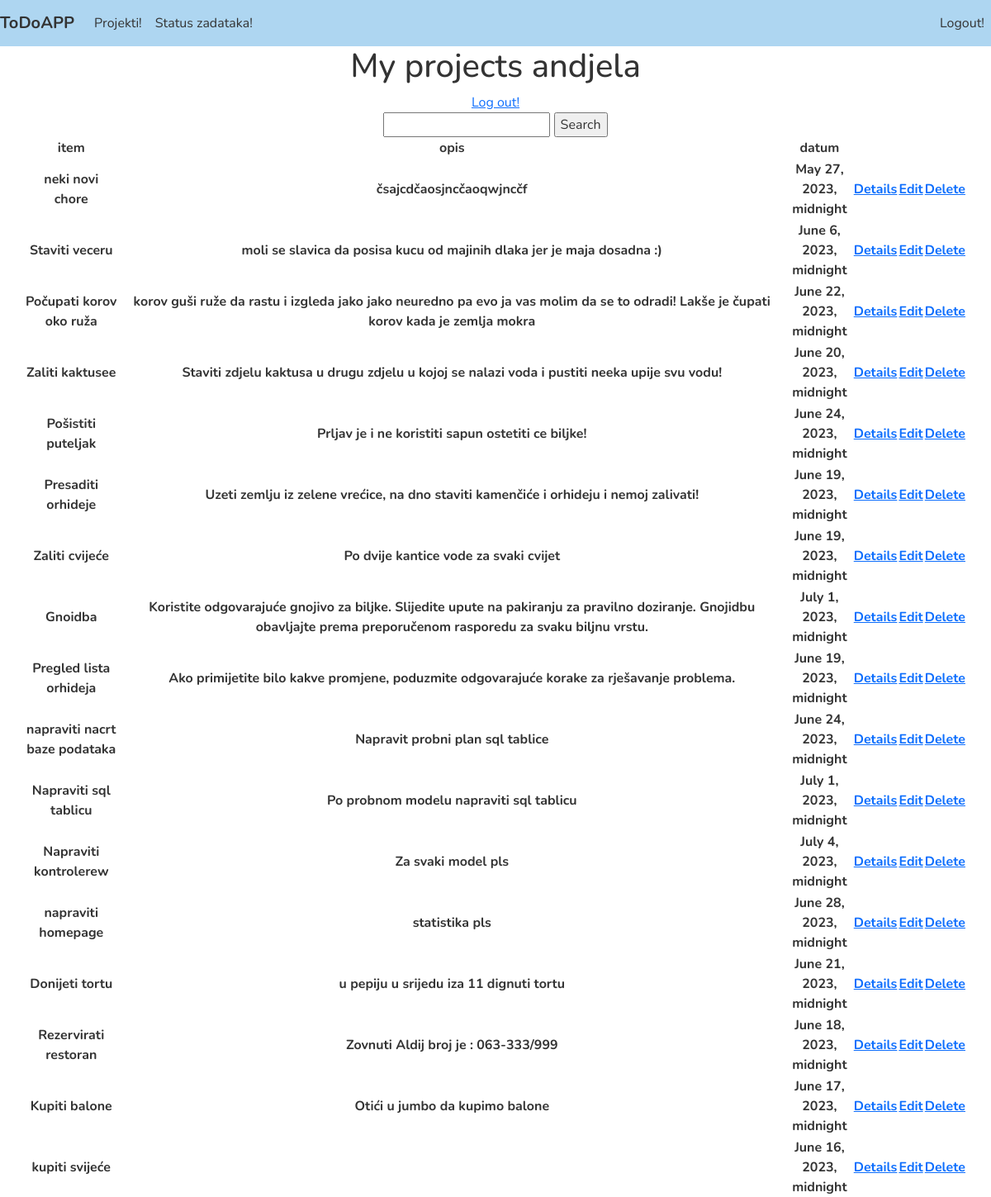
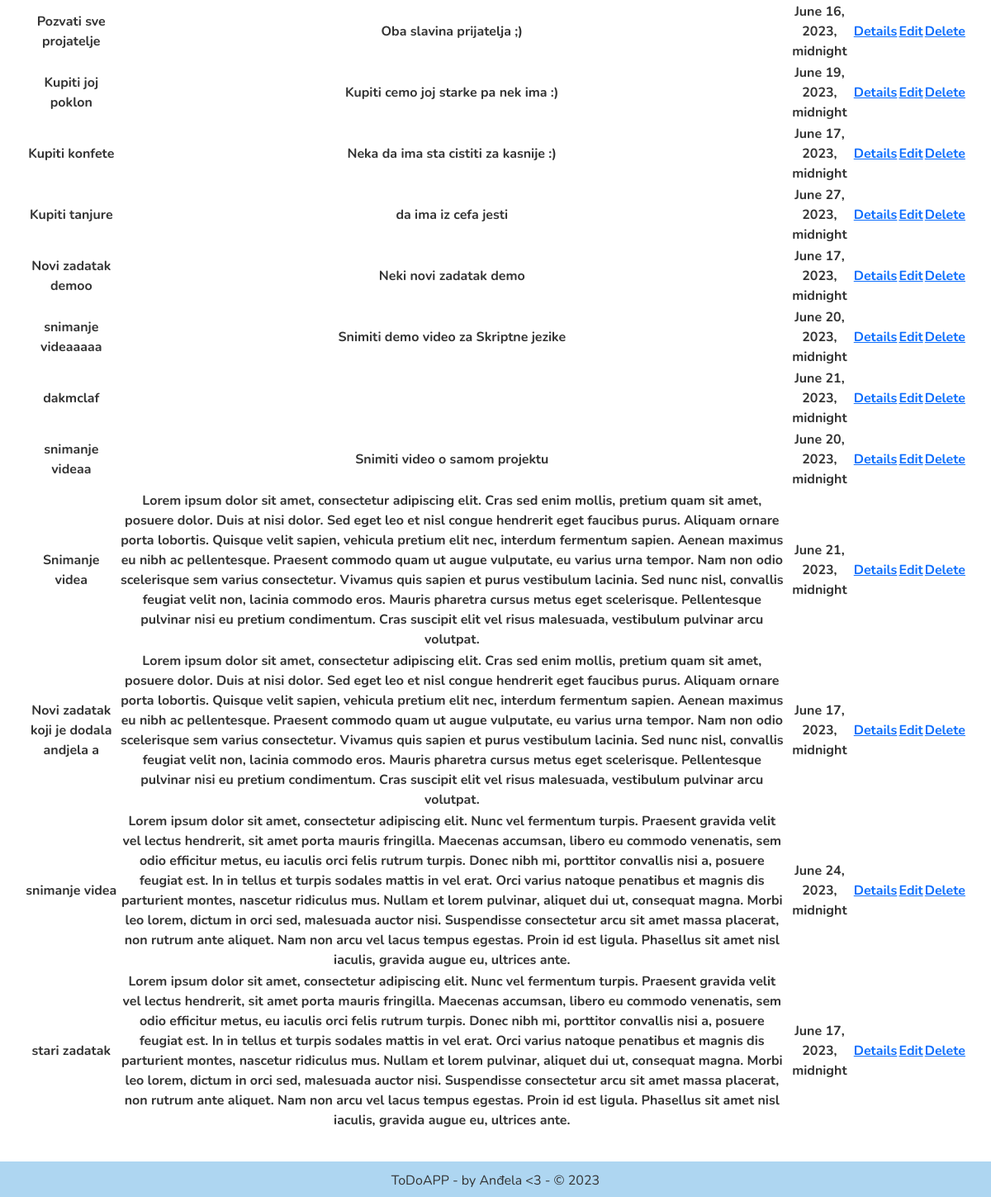
/chores (signed in), run on the app's committed database (2 pictures, top to bottom).
### projects/models.py (models this page shows)
class Chore(models.Model):
    name = models.CharField(max_length=500)
    creator = models.ForeignKey(User, on_delete=models.SET_NULL, null=True, blank=True, related_name="chores")
    description = models.TextField(null=True, blank=True)
    created = models.DateTimeField(auto_now_add=True)
    deadline = models.DateTimeField()
    project = models.ForeignKey(Project, on_delete=models.CASCADE, null=True, blank=True, related_name="chores")
    chore_status = models.ForeignKey(ChoreStatus, on_delete=models.CASCADE, null=True, blank=True,
                                     related_name="chores")

### projects/views.py (the view)
# urls.py: path('chores', ChoreList.as_view(), name='chores'),
class ChoreList(LoginRequiredMixin, ListView):
    model = Chore
    context_object_name = 'chores'
    template_name = 'chores/chores.html'
    def get_context_data(self, **kwargs):
        context = super().get_context_data(**kwargs)
        return context

### projects/templates/chores/chores.html
{% extends 'projects/layout.html' %}
{% block content %}
    {% if request.user.is_authenticated %}
        <h1>My projects {{ request.user }}</h1>
        <a href="{% url 'logout' %}">Log out!</a>
        <form method="get">
            <input type="text" name="search-area" value="{{ search_input }}">
            <input type="submit" value="Search">
        </form>
        <table>
            <tr>
                <th>item</th>
                <th>opis</th>
                <th>datum</th>
            </tr>
            {% for chore in chores %}
                <tr>
                    <th>{{ chore.name }}</th>
                    <th>{{ chore.description }}</th>
                    <th>{{ chore.deadline }}</th>
                    <th><a href="{% url 'chore' chore.id %}">Details</a></th>
                    <th><a href="{% url 'chore-edit' chore.id %}">Edit</a></th>
                    <th><a href="{% url 'chore-delete' chore.id %}">Delete</a></th>
                </tr>
            {% empty %}
                <h3>No items here</h3>
            {% endfor %}
        </table>
    {% else %}
        <a href="{% url 'login' %}">Log in!</a>
    {% endif %}
{% endblock content %}

### projects/templates/projects/layout.html (style rules this page uses)
* { font-family: 'Nunito', sans-serif; color: #333333; }
html, body { height: 100%; margin: 0; }
body { display: flex; text-align: center; flex-direction: column; }

### data on the page
Chore: name "neki novi chore", description "čsajcdčaosjncčaoqwjncčf", deadline "May 27, 2023, midnight"
Chore: name "Staviti veceru", description "moli se slavica da posisa kucu od majinih dlaka jer je maja dosadna :)", deadline "June 6, 2023, midnight"
Chore: name "Počupati korov oko ruža", description "korov guši ruže da rastu i izgleda jako jako neuredno pa evo ja vas molim da se to odradi! Lakše je čupati korov kada je zemlja mokra", deadline "June 22, 2023, midnight"
Chore: name "Zaliti kaktusee", description "Staviti zdjelu kaktusa u drugu zdjelu u kojoj se nalazi voda i pustiti neeka upije svu vodu!", deadline "June 20, 2023, midnight"
Chore: name "Pošistiti puteljak", description "Prljav je i ne koristiti sapun ostetiti ce biljke!", deadline "June 24, 2023, midnight"
Chore: name "Presaditi orhideje", description "Uzeti zemlju iz zelene vrećice, na dno staviti kamenčiće i orhideju i nemoj zalivati!", deadline "June 19, 2023, midnight"
Chore: name "Zaliti cvijeće", description "Po dvije kantice vode za svaki cvijet", deadline "June 19, 2023, midnight"
Chore: name "Gnoidba", description "Koristite odgovarajuće gnojivo za biljke. Slijedite upute na pakiranju za pravilno doziranje. Gnojidbu obavljajte prema preporučenom rasporedu za svaku biljnu vrstu.", deadline "July 1, 2023, midnight"
Chore: name "Pregled lista orhideja", description "Ako primijetite bilo kakve promjene, poduzmite odgovarajuće korake za rješavanje problema.", deadline "June 19, 2023, midnight"
Chore: name "napraviti nacrt baze podataka", description "Napravit probni plan sql tablice", deadline "June 24, 2023, midnight"
Chore: name "Napraviti sql tablicu", description "Po probnom modelu napraviti sql tablicu", deadline "July 1, 2023, midnight"
Chore: name "Napraviti kontrolerew", description "Za svaki model pls", deadline "July 4, 2023, midnight"
Chore: name "napraviti homepage", description "statistika pls", deadline "June 28, 2023, midnight"
Chore: name "Donijeti tortu", description "u pepiju u srijedu iza 11 dignuti tortu", deadline "June 21, 2023, midnight"
Chore: name "Rezervirati restoran", description "Zovnuti Aldij broj je : 063-333/999", deadline "June 18, 2023, midnight"
Chore: name "Kupiti balone", description "Otići u jumbo da kupimo balone", deadline "June 17, 2023, midnight"
Chore: name "kupiti svijeće", deadline "June 16, 2023, midnight"
Chore: name "Pozvati sve projatelje", description "Oba slavina prijatelja ;)", deadline "June 16, 2023, midnight"
Chore: name "Kupiti joj poklon", description "Kupiti cemo joj starke pa nek ima :)", deadline "June 19, 2023, midnight"
Chore: name "Kupiti konfete", description "Neka da ima sta cistiti za kasnije :)", deadline "June 17, 2023, midnight"
Chore: name "Kupiti tanjure", description "da ima iz cefa jesti", deadline "June 27, 2023, midnight"
Chore: name "Novi zadatak demoo", description "Neki novi zadatak demo", deadline "June 17, 2023, midnight"
Chore: name "snimanje videaaaaa", description "Snimiti demo video za Skriptne jezike", deadline "June 20, 2023, midnight"
Chore: name "dakmclaf", deadline "June 21, 2023, midnight"
Chore: name "snimanje videaa", description "Snimiti video o samom projektu", deadline "June 20, 2023, midnight"
Chore: name "Snimanje videa", description "Lorem ipsum dolor sit amet, consectetur adipiscing elit. Cras sed enim mollis, pretium quam sit amet, posuere dolor. Duis at nisi dolor. Sed eget leo et nisl congue hendrerit eget faucibus purus. Aliquam ornare porta lobortis. Quisque velit sapien, vehicula pretium elit nec, interdum fermentum sapien. Aenean maximus eu nibh ac pellentesque. Praesent commodo quam ut augue vulputate, eu varius urna tempor. Nam non odio scelerisque sem varius consectetur. Vivamus quis sapien et purus vestibulum lacinia. Sed nunc nisl, convallis feugiat velit non, lacinia commodo eros. Mauris pharetra cursus metus eget scelerisque. Pellentesque pulvinar nisi eu pretium condimentum. Cras suscipit elit vel risus…", deadline "June 21, 2023, midnight"
Chore: name "Novi zadatak koji je dodala andjela a", description "Lorem ipsum dolor sit amet, consectetur adipiscing elit. Cras sed enim mollis, pretium quam sit amet, posuere dolor. Duis at nisi dolor. Sed eget leo et nisl congue hendrerit eget faucibus purus. Aliquam ornare porta lobortis. Quisque velit sapien, vehicula pretium elit nec, interdum fermentum sapien. Aenean maximus eu nibh ac pellentesque. Praesent commodo quam ut augue vulputate, eu varius urna tempor. Nam non odio scelerisque sem varius consectetur. Vivamus quis sapien et purus vestibulum lacinia. Sed nunc nisl, convallis feugiat velit non, lacinia commodo eros. Mauris pharetra cursus metus eget scelerisque. Pellentesque pulvinar nisi eu pretium condimentum. Cras suscipit elit vel risus…", deadline "June 17, 2023, midnight"
Chore: name "snimanje videa", description "Lorem ipsum dolor sit amet, consectetur adipiscing elit. Nunc vel fermentum turpis. Praesent gravida velit vel lectus hendrerit, sit amet porta mauris fringilla. Maecenas accumsan, libero eu commodo venenatis, sem odio efficitur metus, eu iaculis orci felis rutrum turpis. Donec nibh mi, porttitor convallis nisi a, posuere feugiat est. In in tellus et turpis sodales mattis in vel erat. Orci varius natoque penatibus et magnis dis parturient montes, nascetur ridiculus mus. Nullam et lorem pulvinar, aliquet dui ut, consequat magna. Morbi leo lorem, dictum in orci sed, malesuada auctor nisi. Suspendisse consectetur arcu sit amet massa placerat, non rutrum ante aliquet. Nam non arcu vel lacus…", deadline "June 24, 2023, midnight"
Chore: name "stari zadatak", description "Lorem ipsum dolor sit amet, consectetur adipiscing elit. Nunc vel fermentum turpis. Praesent gravida velit vel lectus hendrerit, sit amet porta mauris fringilla. Maecenas accumsan, libero eu commodo venenatis, sem odio efficitur metus, eu iaculis orci felis rutrum turpis. Donec nibh mi, porttitor convallis nisi a, posuere feugiat est. In in tellus et turpis sodales mattis in vel erat. Orci varius natoque penatibus et magnis dis parturient montes, nascetur ridiculus mus. Nullam et lorem pulvinar, aliquet dui ut, consequat magna. Morbi leo lorem, dictum in orci sed, malesuada auctor nisi. Suspendisse consectetur arcu sit amet massa placerat, non rutrum ante aliquet. Nam non arcu vel lacus…", deadline "June 17, 2023, midnight"

### other printed values
{{ request.user }} "andjela"
